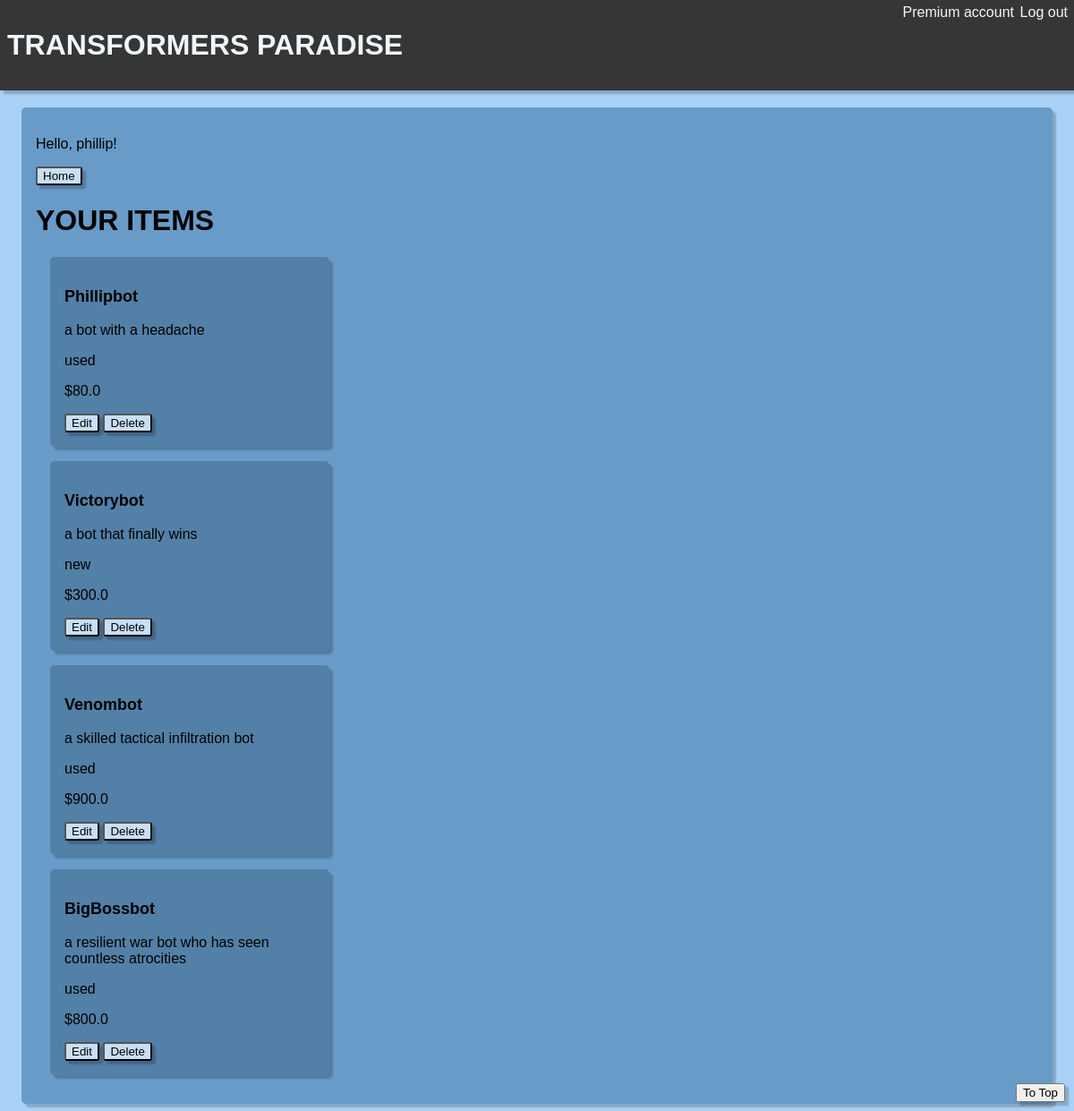
Page /allposts/ (signed in) on the committed database.
### app/models.py (models this page shows)
class postModel(models.Model):
    CHOICES = (
        ("new", "new"),
        ("like-new", "like-new"),
        ("used-good", "used-good"),
        ("used", "used"),
    )
    user = models.ForeignKey(
        User,
        related_name="user_posts",
        on_delete=models.CASCADE,
        default=None,
        null=True,
    )
    name = models.CharField(max_length=100)
    desc = models.CharField(max_length=200)
    cond = models.CharField(choices=CHOICES, max_length=100)
    price = models.FloatField()

### app/decorators.py (the view)
        def wrapper_func(request, *args, **kwargs):
            groups = [None]
            if request.user.groups.exists():
                groups = request.user.groups.all()
            for each in groups:
                if each.name in allowed_roles:
                    return view_func(request, *args, **kwargs)
            else:
                return HttpResponse("You are not authorized to view this page.")

### app/views.py (called while the page is built)
@login_required(login_url="login")
@allowed_users(allowed_roles=["Premium"])
def all_postsView(request):
    user = request.user
    users_posts = user.user_posts.all()
    post_list = list(users_posts)
    if post_list == []:
        post_list = None
    print(post_list)
    return render(request, "allposts.html", {"post_list": post_list})

### app/templates/allposts.html (shortened to what this page needs)
{% extends 'home.html' %} {% block content %}
<button class="button"><a href="{% url "home" %}">Home</a></button>
<h1>YOUR ITEMS</h1>
{% if post_list is not None %}
{% for item in post_list %}
<div class="item">
    <p class="item_name">{{ item.name }}</p>
    <p>{{ item.desc }}</p>
    <p>{{ item.cond }}</p>
    <p>${{ item.price }}</p>
    <button class="button"><a href="{% url "update" item.id %}">Edit</a></button>
    <button class="button"><a href="{% url "delete" item.id %}">Delete</a></button>
</div>
{% endfor %}{% endif %} {% endblock content %}

### app/templates/home.html (shortened to what this page needs)
{% load static %}
<!DOCTYPE html>
<html lang="en">
  <head>
    <link rel="stylesheet" href={% static "style.css" %}>
  </head>
  <body class="background">
    <p class="account_type">{{user.groups.all.0}} account  </p>
    <a class="logout" href="{% url "logout" %}">Log out</a>
    <button class="to_top"><a href="#">To Top</button></a>
    <h1 class="header"><a href="{% url "home" %}">TRANSFORMERS PARADISE</a></h1>
    <div class="home">
      <p class="hello">Hello, {{user.username}}!</p>
      {% block content %}{% endblock content %}
    </div>
  </body>
</html>

### app/static/style.css (style rules this page uses)
* { font-family: Arial, Helvetica, sans-serif; }
.item_name { font-weight: bold; font-size: large; }
.item { background-color: rgb(83, 128, 167); width: 25%; padding: 1em; margin: 1em; border-radius: 5px; box-shadow: 4px 4px 2px rgba(0, 0, 0, 0.2); }
.background { position: relative; background-color: rgb(169, 209, 245); display: flex; justify-content: center; align-items: center; }
.header { position: fixed; top: 0; left: 0; margin: 0; width: 100%; background-color: rgb(54, 54, 54); padding-top: 1em; padding-bottom: 1em; padding-left: .25em; color: aliceblue; box-shadow: 4px 4px 2px rgba(0, 0, 0, 0.2); }
.header a { color: aliceblue; text-decoration: none; }
.home { margin-top: 7em; padding: 1em; height: auto; width: 70em; background-color: rgb(104, 155, 200); border-radius: 5px; box-shadow: 4px 4px 2px rgba(0, 0, 0, 0.2); }
.logout { color: aliceblue; position: fixed; z-index: 1; top: 5px; right: 7px; }
html { scroll-behavior: smooth; }
.to_top { position:fixed; bottom: 10px; right: 10px; z-index: 1; transition: 1s; box-shadow: 4px 4px 2px rgba(0, 0, 0, 0.2); }
.account_type { color: aliceblue; position: fixed; z-index: 1; margin: 0; top: 5px; right: 67px; }
.button { background-color: rgb(200, 223, 245); border-radius: 3px; box-shadow: 4px 4px 2px rgba(0, 0, 0, 0.2); }
a { text-decoration: none; color: rgb(0, 0, 0); }

### rows in the picture
postModel: name "Phillipbot", desc "a bot with a headache", cond "used", price "80.0"
postModel: name "Victorybot", desc "a bot that finally wins", cond "new", price "300.0"
postModel: name "Venombot", desc "a skilled tactical infiltration bot", cond "used", price "900.0"
postModel: name "BigBossbot", desc "a resilient war bot who has seen countless atrocities", cond "used", price "800.0"

### other values in the picture
{{ user.groups.all.0 }} "Premium"
{{ user.username }} "phillip"
